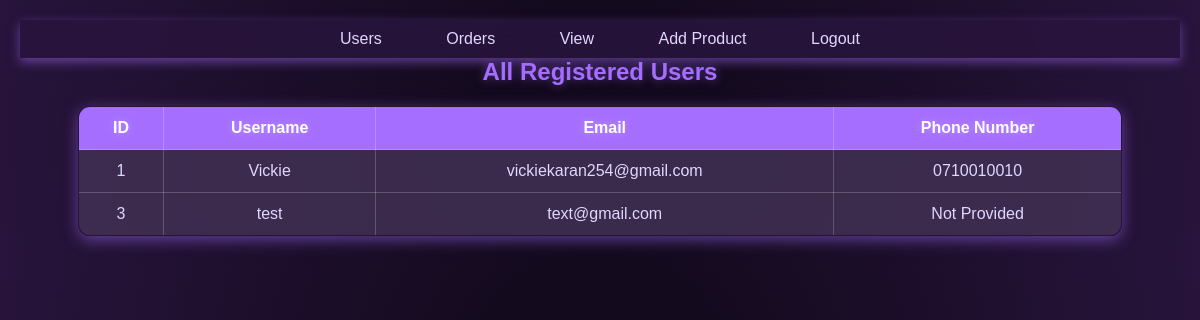
The app's page /Admin/php/admin_users.php with its own data.
### tables this page shows
CREATE TABLE `users` (
  `id` int(11) NOT NULL,
  `email` varchar(255) NOT NULL,
  `username` varchar(100) NOT NULL,
  `password` varchar(255) NOT NULL,
  `phone_number` varchar(15) DEFAULT NULL
);

### Admin/php/admin_users.php (the view, shortened to what this page needs)
<?php
include 'config/db_connect.php';
$result = $conn->query("SELECT id, username, email, phone_number FROM users");
?>
<!DOCTYPE html>
<html lang="en">
<head>
    <link rel="stylesheet" href="../css/admin_users.css">
    <div class="navbar">
    <a href="admin_users.php">Users</a>
    <a href="admin_orders.php">Orders</a>
    <a href="view_products.php">View</a>
    <a href="add_product.php">Add Product</a>
    <a href="../index.php">Logout</a>
</div>
</head>
<body>
    <h2>All Registered Users</h2>
    <table border="1">
        <tr>
            <th>ID</th>
            <th>Username</th>
            <th>Email</th>
            <th>Phone Number</th>
        </tr>
        <?php while ($row = $result->fetch_assoc()) { ?>
            <tr>
                <td><?php echo $row['id']; ?></td>
                <td><?php echo htmlspecialchars($row['username']); ?></td>
                <td><?php echo htmlspecialchars($row['email']); ?></td>
                <td><?php echo htmlspecialchars($row['phone_number'] ?? 'Not Provided'); ?></td>
            </tr>
        <?php } ?>
    </table>
</body>
</html>

### Admin/css/admin_users.css (style rules this page uses)
:root { --primary-color: #a56eff; --accent-color: #d65eff; --text-color: #e0d7ff; --bg-gradient: radial-gradient(circle, rgba(20, 10, 30, 1) 20%, rgba(40, 20, 60, 1) 100%); --glass-bg: rgba(40, 20, 60, 0.8); --shadow-color: rgba(165, 110, 255, 0.5); --border-color: rgba(255, 255, 255, 0.2); }
* { margin: 0; padding: 0; box-sizing: border-box; font-family: 'Poppins', sans-serif; }
body { background: var(--bg-gradient); color: var(--text-color); text-align: center; padding: 20px; }
.navbar { background: rgba(40, 20, 60, 0.9); backdrop-filter: blur(10px); padding: 10px 0; box-shadow: 0 4px 10px var(--shadow-color); }
.navbar a { color: var(--text-color); text-decoration: none; margin: 0 15px; padding: 10px 15px; transition: 0.3s ease-in-out; }
h2 { color: var(--primary-color); margin-bottom: 20px; text-shadow: 0px 0px 10px rgba(165, 110, 255, 0.5); }
table { width: 90%; margin: auto; border-collapse: collapse; background: var(--glass-bg); box-shadow: 0 4px 15px var(--shadow-color); border-radius: 12px; overflow: hidden; }
table, th, td { border: 1px solid var(--border-color); }
th, td { padding: 12px; text-align: center; }
th { background: var(--primary-color); color: white; text-shadow: 0px 0px 10px rgba(255, 255, 255, 0.3); }
td { background: rgba(255, 255, 255, 0.1); }

### records on screen
users: id "1", username "Vickie", email "vickiekaran254@gmail.com", phone_number "0710010010"
users: id "3", username "test", email "text@gmail.com", phone_number "Not Provided"
